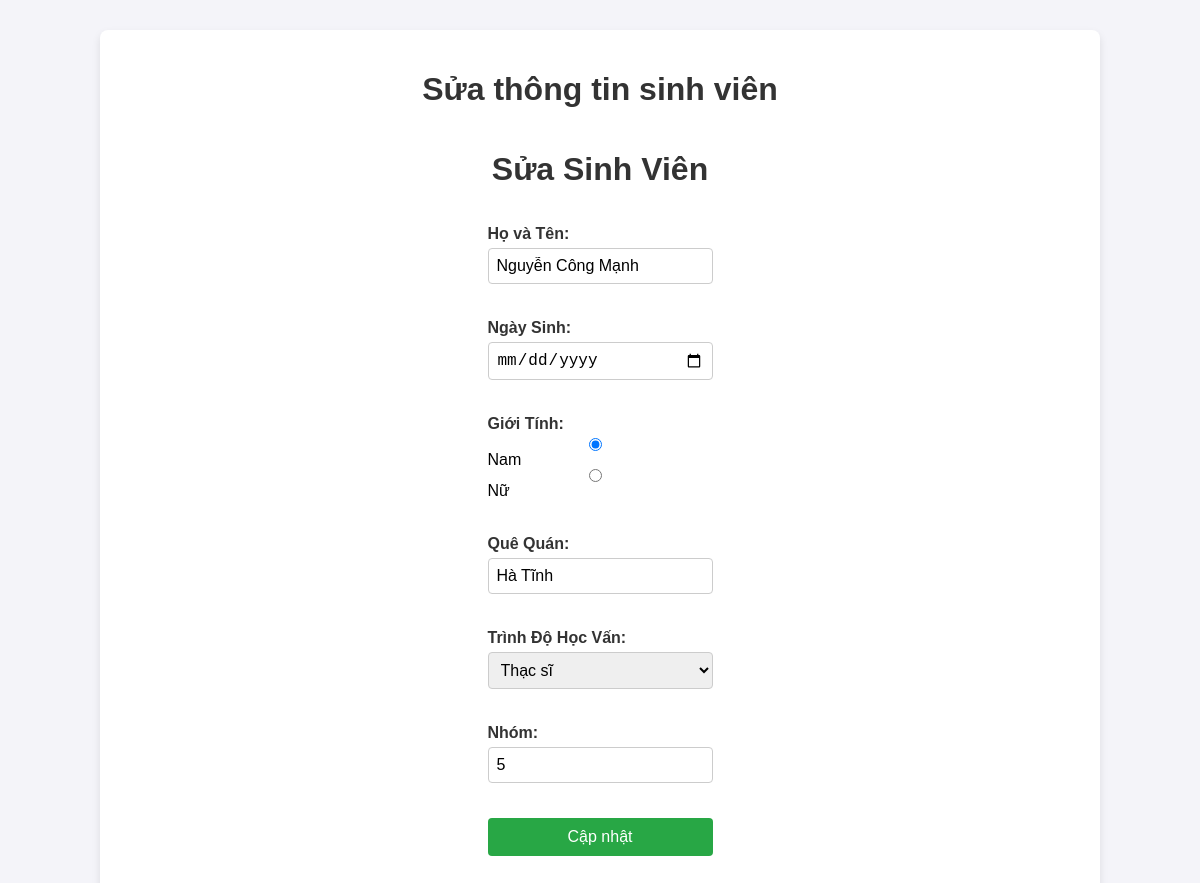
Page /sua.php?id=24 on the committed database.
### tables this page shows
CREATE TABLE `table_students` (
  `id` int(50) UNSIGNED NOT NULL,
  `fullname` varchar(250) NOT NULL,
  `dob` date NOT NULL,
  `gender` int(10) NOT NULL,
  `hometown` varchar(250) NOT NULL,
  `level` int(50) NOT NULL,
  `group_id` int(50) NOT NULL
);

### sua.php (the view, shortened to what this page needs)
<?php
$conn = new mysqli('localhost', 'root', '', 'qlsv_nguyencongmanh');
if (isset($_GET['id'])) {
    $id = $_GET['id'];
    $sql = "SELECT * FROM table_students WHERE id = $id";
    $result = $conn->query($sql);
    $row = $result->fetch_assoc();
}
?>
<!DOCTYPE html>
<html lang="vi">
<head>
    <link rel="stylesheet" href="style_sua.css">
</head>
<body>
    <div class="container">
        <h1>Sửa thông tin sinh viên</h1>
        <form method="post" action="sua.php?id=<?= $id ?>" class="sua-form">
        <h1>Sửa Sinh Viên</h1>
        <div>
            <label for="fullname">Họ và Tên:</label>
            <input type="text" id="fullname" name="fullname" value="<?= $row['fullname'] ?>" required>
        </div>
        <div>
            <label for="dob">Ngày Sinh:</label>
            <input type="date" id="dob" name="dob" required>
        </div>
        <div>
            <label for="gender">Giới Tính:</label>
            <input type="radio" name="gender" value="1" <?= $row['gender'] == 1 ? 'checked' : '' ?>> Nam
            <input type="radio" name="gender" value="0" <?= $row['gender'] == 0 ? 'checked' : '' ?>> Nữ
        </div>
        <div>
            <label for="hometown">Quê Quán:</label>
            <input type="text" name="hometown" value="<?= $row['hometown'] ?>" required>
        </div>
        <div>
            <label for="level">Trình Độ Học Vấn:</label>
            <select name="level" id="level" required>
                <option value="1" <?= $row['level'] == 1 ? 'selected' : '' ?>>Thạc sĩ</option>
            </select>
        </div>
        <div>
            <label for="group_id">Nhóm:</label>
            <input type="id" name="group_id" value="<?= $row['group_id'] ?>" required>
        </div>
        <div>
            <input type="submit" value="Cập nhật">
        </div>
    </form>
    </div>
</body>
</html>

### style_sua.css (style rules this page uses)
body { font-family: Arial, sans-serif; background-color: #f4f4f9; margin: 0; padding: 0; }
.container { width: 80%; margin: 30px auto; background-color: #fff; padding: 20px; border-radius: 8px; box-shadow: 0 4px 8px rgba(0, 0, 0, 0.1); }
h1 { text-align: center; color: #333; }
.sua-form { display: flex; flex-direction: column; gap: 15px; }
div { display: flex; flex-direction: column; }
label { font-weight: bold; color: #333; margin-bottom: 5px; }
input[type="text"], input[type="date"], input[type="id"], select { padding: 8px; font-size: 16px; border: 1px solid #ccc; border-radius: 4px; outline: none; }
input[type="radio"] { margin: 0 10px 0 0; }
input[type="submit"] { background-color: #28a745; color: white; font-size: 16px; padding: 10px 20px; border: none; border-radius: 4px; cursor: pointer; transition: background-color 0.3s; }
.sua-form { max-width: 600px; margin: 0 auto; }
form div { margin-bottom: 20px; }

### rows in the picture
table_students: fullname "Nguyễn Công Mạnh", gender "☑", hometown "Hà Tĩnh", level "Thạc sĩ", group_id "5"
